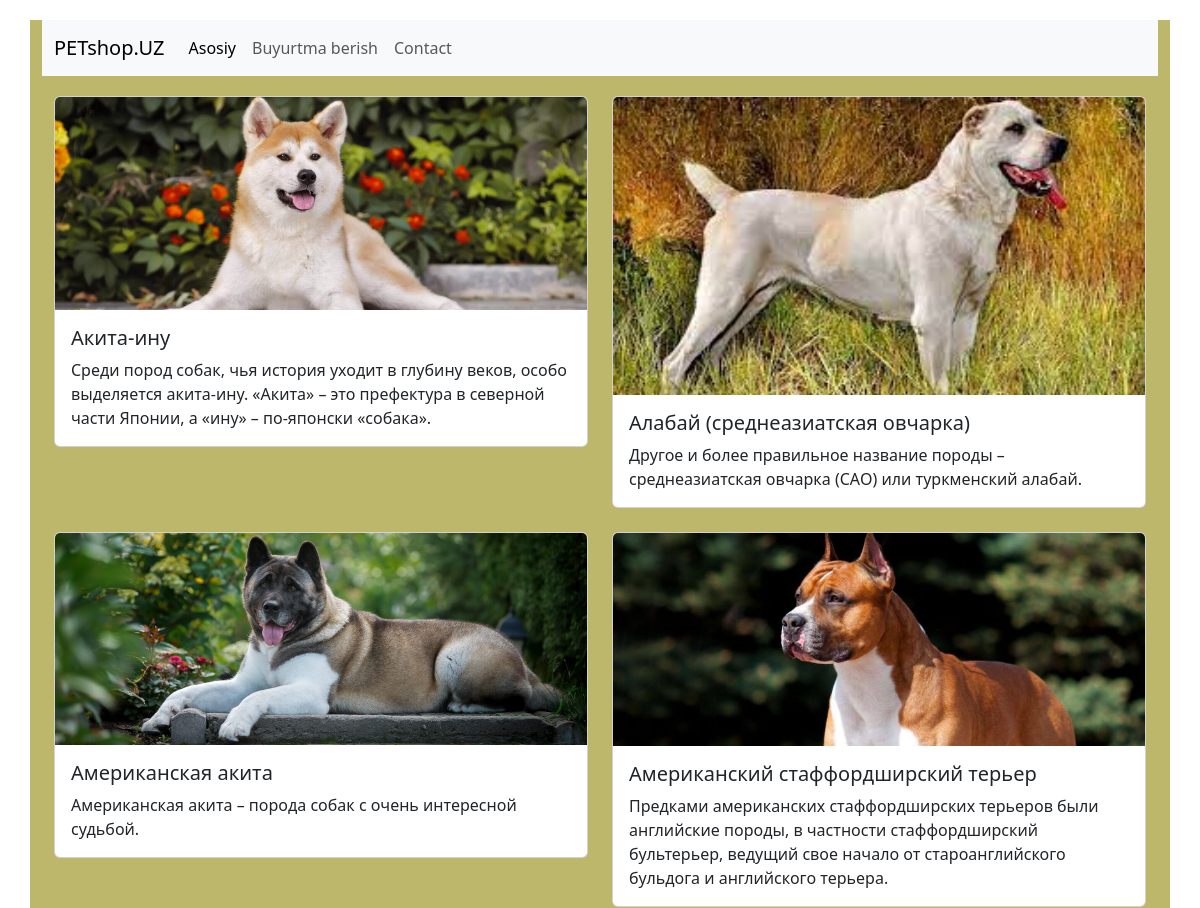
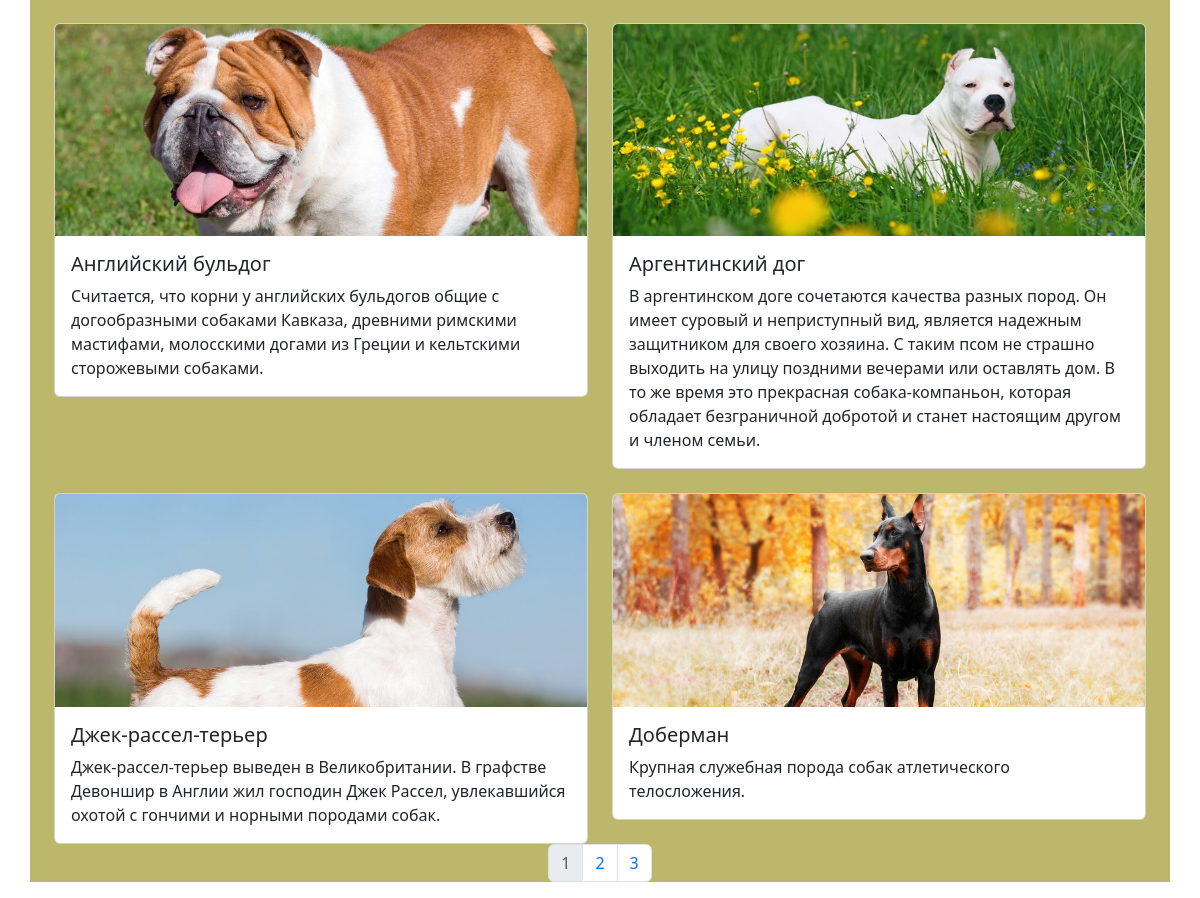
The page / on the database its author committed (2 pictures, top to bottom).
### main/models.py (models this page shows, shortened)
class Yangi(models.Model):
    itnomi = models.CharField(max_length=100)
    coment = models.TextField()
    img = models.ImageField(default='')
    created_at = models.DateTimeField(auto_now=True)
    class Meta:
        verbose_name = 'it'
        verbose_name_plural = 'Itlar'

### main/views.py (the view)
# urls.py: path('', asosiyfun, name='main'),
def asosiyfun(request):
    new = Yangi.objects.all()
    context = {
        'new' : new
    }
    return render(request, 'main/index.html', context)

### main/templates/main/index.html (shortened to what this page needs)
{% extends 'main/base.html' %}
{% block body %}
<div class="container oraliq">
<div class="row row-cols-1 row-cols-md-2 g-4">
   {%for i in new%}
  <div class="col">
    <div class="card">
      <img src="{{i.img.url}}" class="card-img-top" alt="..." style="width:100%">
      <div class="card-body">
        <h5 class="card-title">{{i.itnomi}}</h5>
        <p class="card-text">{{i.coment}}</p>
      </div>
    </div>
  </div>
    {% endfor %}
</div>
</div>
<nav aria-label="Page navigation example">
  <ul class="pagination justify-content-center">
    <li class="page-item disabled"><a class="page-link" href="#">1</a></li>
    <li class="page-item"><a class="page-link" href="{% url 'ikkinchi' %}">2</a></li>
    <li class="page-item"><a class="page-link" href="{% url 'uchinchi' %}">3</a></li>
  </ul>
</nav>
</div>
{% endblock %}

### main/templates/main/base.html (shortened to what this page needs)
<!doctype html>
<html lang="en">
  <head>
    <link href="https://cdn.jsdelivr.net/npm/bootstrap@5.3.0-alpha1/dist/css/bootstrap.min.css" rel="stylesheet">
  </head>
  <body>
  <div class="container oraliq">
  <nav class="navbar navbar-expand-lg bg-body-tertiary">
  <div class="container-fluid">
    <a class="navbar-brand" href="{% url 'main' %}">PETshop.UZ</a>
    <div class="collapse navbar-collapse" id="navbarNavDropdown">
      <ul class="navbar-nav">
        <li class="nav-item">
          <a class="nav-link active" aria-current="page" href="{% url 'asosiy' %}">Asosiy</a>
        </li>
        <li class="nav-item">
          <a class="nav-link" href="{% url 'zakas' %}">Buyurtma berish</a>
        </li>
        <li class="nav-item">
          <a class="nav-link" href="#">Contact</a>
        </li>
      </ul>
    </div>
  </div>
</nav>
    {% block body %}
    {% endblock %}
  </body>
</html>

### main/templates/main/base.html (style rules this page uses)
.oraliq { margin-top : 20px; background-color: #BDB76B; }

### rows shown on the page
Yangi: img (picture), itnomi "Акита-ину", coment "Среди пород собак, чья история уходит в глубину веков, особо выделяется акита-ину. «Акита» – это префектура в северной части Японии, а «ину» – по-японски «собака»."
Yangi: img (picture), itnomi "Алабай (среднеазиатская овчарка)", coment "Другое и более правильное название породы – среднеазиатская овчарка (САО) или туркменский алабай."
Yangi: img (picture), itnomi "Американская акита", coment "Американская акита – порода собак с очень интересной судьбой."
Yangi: img (picture), itnomi "Американский стаффордширский терьер", coment "Предками американских стаффордширских терьеров были английские породы, в частности стаффордширский бультерьер, ведущий свое начало от староанглийского бульдога и английского терьера."
Yangi: img (picture), itnomi "Английский бульдог", coment "Считается, что корни у английских бульдогов общие с догообразными собаками Кавказа, древними римскими мастифами, молосскими догами из Греции и кельтскими сторожевыми собаками."
Yangi: img (picture), itnomi "Аргентинский дог", coment "В аргентинском доге сочетаются качества разных пород. Он имеет суровый и неприступный вид, является надежным защитником для своего хозяина. С таким псом не страшно выходить на улицу поздними вечерами или оставлять дом. В то же время это прекрасная собака-компаньон, которая обладает безграничной добротой и станет настоящим другом и членом семьи."
Yangi: img (picture), itnomi "Джек-рассел-терьер", coment "Джек-рассел-терьер выведен в Великобритании. В графстве Девоншир в Англии жил господин Джек Рассел, увлекавшийся охотой с гончими и норными породами собак."
Yangi: img (picture), itnomi "Доберман", coment "Крупная служебная порода собак атлетического телосложения."
